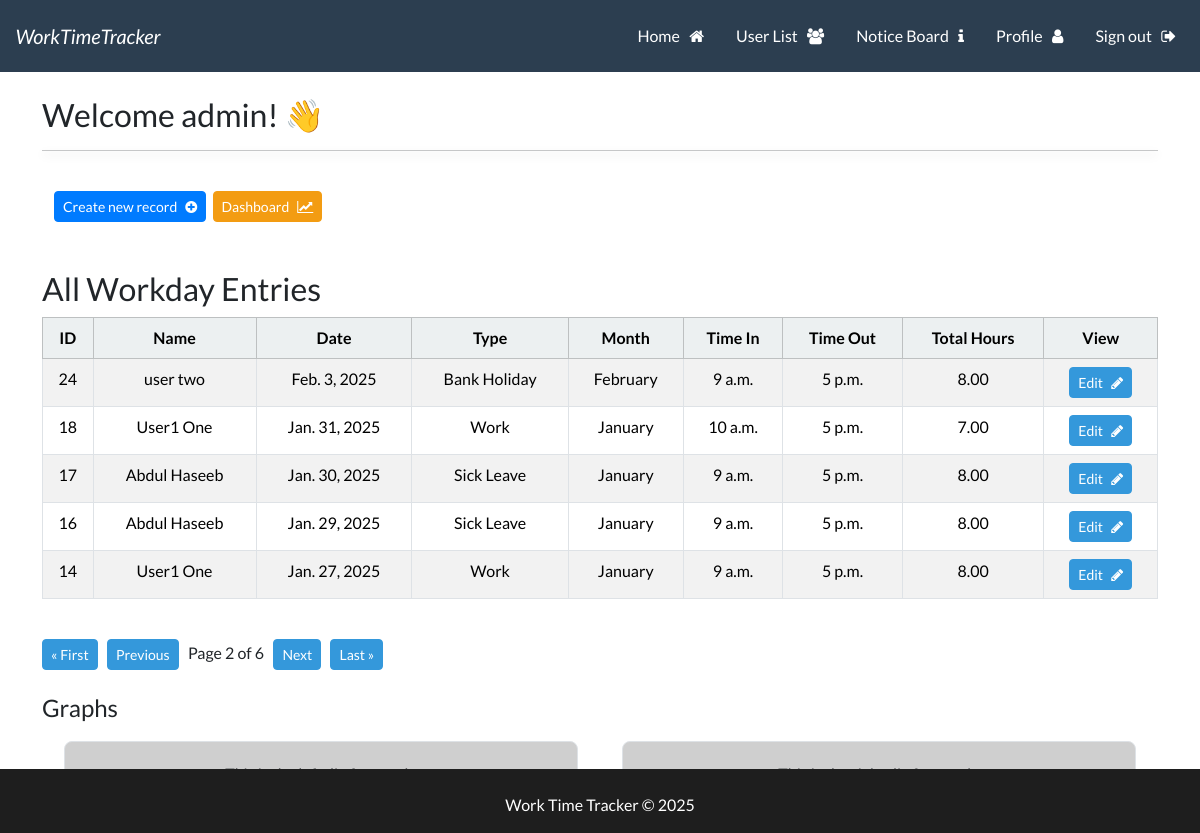
Screenshot of /wttapp?page=2 (signed in) with the database file from the repository.
### wttapp/models.py (models this page shows, shortened)
class Workday(models.Model):
    user = models.ForeignKey(User, related_name='user_workdays', on_delete=models.CASCADE)
    WORKDAY_TYPE_CHOICES = [
        ('Work', 'Work'),
        ('Sick Leave', 'Sick Leave'),
        ('Annual Leave', 'Annual Leave'),
        ('Bank Holiday', 'Bank Holiday'),
    ]
    MONTH_CHOICES = [
        ('January', 'January'),
        ('February', 'February'),
        ('March', 'March'),
        ('April', 'April'),
        ('May', 'May'),
        ('June', 'June'),
        ('July', 'July'),
        ('August', 'August'),
        ('September', 'September'),
        ('October', 'October'),
        ('November', 'November'),
        ('December', 'December'),
    ]
    id = models.AutoField(primary_key=True)
    date = models.DateField()
    year = models.IntegerField(default=datetime.now().year)
    month = models.CharField(
        max_length=20,
        choices=MONTH_CHOICES,
        default=get_current_month,
    )
    workday_type = models.CharField(
        max_length=20,
        choices=WORKDAY_TYPE_CHOICES,
        default='Work',
    )
    time_in = models.TimeField(blank=True, null=True)
    time_out = models.TimeField(blank=True, null=True)
    @property
    def total_hours(self):
        if self.time_in and self.time_out:
            time_in_dt = datetime.combine(date.today(), self.time_in)
            time_out_dt = datetime.combine(date.today(), self.time_out)
            time_diff = time_out_dt - time_in_dt
            return time_diff.total_seconds() / 3600  # Convert seconds to hours
        return 0

### UserLogin/models.py (models this page shows, shortened)
class UserProfile(models.Model):
    user = models.OneToOneField(User, related_name='user_profile', on_delete=models.CASCADE)
    username = models.CharField(max_length=150, editable=False)  # Automatically populated
    firstname = models.CharField(max_length=30, null=False, editable=True)  # Automatically populated
    lastname = models.CharField(max_length=150, null=False, editable=True)  # Automatically populated
    email = models.EmailField(null=True, editable=True)  # Automatically populated
    emergency_contact = models.CharField(max_length=100, blank=True, null=True, help_text="Emergency contact name and number.")
    manager_name = models.ForeignKey(
        User,
        related_name='user_manager',
        on_delete=models.SET_NULL,
        blank=True,
        null=True,
    )
    POSITION_CHOICES = [
        ('Staff', 'Staff'),
        ('Manager', 'Manager'),
        ('System Admin', 'System Admin'),
    ]
    position = models.CharField(
        max_length=20,
        choices=POSITION_CHOICES,
        default='Staff',
        help_text="This can be edited by your manager or System admin."
    )
    STATUS_CHOICES = [
        ('Active', 'Active'),
        ('Former', 'Former'),
    ]
    status = models.CharField(
        max_length=10,
        choices=STATUS_CHOICES,
        default='Active',
        help_text="User status (Active or Former)."
    )
    profile_picture = models.ImageField(upload_to='profile_pictures', blank=True, null=True)

### wttapp/views.py (the view)
# urls.py: 2. Add a URL to urlpatterns:  path('', views.home, name='home')
@login_required
def home(request):
    user_profile = UserProfile.objects.get(user=request.user)
    if user_profile.status == 'Active' and user_profile.position in ['System Admin', 'Manager']:
        records_list = Workday.objects.select_related('user__user_profile').all().order_by('-date')  # Show all records
    else:
        records_list = Workday.objects.select_related('user__user_profile').filter(user=request.user).order_by('-date')  # Show only the user's records
    paginator = Paginator(records_list, 5)  # Show 5 records per page
    page = request.GET.get('page', 1)  # Get the current page number from the request
    try:
        records = paginator.page(page)
    except PageNotAnInteger:
        records = paginator.page(1)
    except EmptyPage:
        records = paginator.page(paginator.num_pages)
    return render(request, 'wttapp/home.html', {'records': records, 'user_profile': user_profile})

### templates/wttapp/home.html (shortened to what this page needs)
{% extends 'base.html' %}
{% load static %}
{% block content %}
<h3> Welcome {{user}}! 👋 </h3>
<hr>
<br>
<div class="container-fluid">
    <div class="row">
        <div class="col-md-6 col-12">
                <a class="btn btn-primary btn-sm" href="{% url 'create_record' %}">Create new record &nbsp; <i class="fa fa-plus-circle" aria-hidden="true"></i></a>&nbsp;
                <a class="btn btn-warning btn-sm ml-auto" href="{% url 'dashboard' %}">Dashboard &nbsp; <i class="fa fa-line-chart" aria-hidden="true"></i></a>
        </div>
    </div>
</div>
<br><br>
{% if user_profile.status == 'Active' and user_profile.position in 'System Admin Manager' %}
    <h3>All Workday Entries</h3>
{% else %}
    <h3>Your Workday Entries</h3>
{% endif %}
<table class="table table-hover table-striped  table-bordered text-center">
    <thead class="table-light">
        <tr>
            <th scope="col">ID</th>
            <th scope="col">Name</th>
            <th scope="col">Date</th>
            <th scope="col">Type</th>
            <th scope="col">Month</th>
            <th scope="col">Time In</th>
            <th scope="col">Time Out</th>
            <th scope="col">Total Hours</th>
            <th scope="col">View</th>
        </tr>
    </thead>
    <tbody>
        {% if records %}
        {% for record in records %}
        <tr>
            <td>{{ record.id }}</td>
            <td>{{ record.user.user_profile.firstname }} {{ record.user.user_profile.lastname }} </td>
            <td>{{ record.date }}</td>
            <td>{{ record.get_workday_type_display }}</td>
            <td>{{ record.get_month_display }}</td>
            <td>{{ record.time_in }}</td>
            <td>{{ record.time_out }}</td>
            <td>{{ record.total_hours|floatformat:2 }}</td>
            <td>
                <a href="{% url 'edit_workday' record.id %}" class="btn btn-info btn-sm">Edit &nbsp; <i class="fa fa-pencil" aria-hidden="true"></i></a>
        </tr>
        {% endfor %}
        {% endif %}
    </tbody>
</table>
<br>
<div class="pagination">
    <span class="step-links">
        {% if records.has_previous %}
        <a class="btn btn-info btn-sm btn-info" href="?page=1">&laquo; First</a> &nbsp;
        <a class="btn btn-info btn-sm btn-info" href="?page={{ records.previous_page_number }}">Previous</a> &nbsp;
        {% endif %}
        <span class="current">
            Page {{ records.number }} of {{ records.paginator.num_pages }} &nbsp;
        </span>
        {% if records.has_next %}
        <a class="btn btn-info btn-sm btn-secondary" href="?page={{ records.next_page_number }}">Next</a> &nbsp;
        <a class="btn btn-info btn-sm btn-secondary" href="?page={{ records.paginator.num_pages }}">Last &raquo;</a>
        {% endif %}
    </span>
</div>
<br>
<h4>Graphs</h4>
<div class="container-fluid">
    <div class="row">
        <div class="col-md-6 col-12">
            <div class="custom-div">
                <p class="text-muted">This is the left div for graph.</p>
            </div>
        </div>
        <div class="col-md-6 col-12">
            <div class="custom-div">
                <p class="text-muted">This is the right div for pragh. </p>
            </div>
        </div>
    </div>
</div>
{% endblock %}

### static/css/styles.css (style rules this page uses)
hr { box-shadow: 0 4px 10px rgba(0.8, 0.8, 0.8, 0.8); }
a { text-decoration: none; }
html, body { height: 100%; margin: 0; }
.custom-div { background-color: #cfcfcf; border: 1px solid #dee2e6; padding: 20px; margin: 10px; border-radius: 8px; text-align: center; }
.btn-primary { background-color: #007bff; border-color: #007bff; }

### rows the page displays
Workday: id "24", user.user_profile.firstname "user", user.user_profile.lastname "two", date "Feb. 3, 2025", workday_type "Bank Holiday", month "February", time_in "9 a.m.", time_out "5 p.m.", total_hours "8.00"
Workday: id "18", user.user_profile.firstname "User1", user.user_profile.lastname "One", date "Jan. 31, 2025", workday_type "Work", month "January", time_in "10 a.m.", time_out "5 p.m.", total_hours "7.00"
Workday: id "17", user.user_profile.firstname "Abdul", user.user_profile.lastname "Haseeb", date "Jan. 30, 2025", workday_type "Sick Leave", month "January", time_in "9 a.m.", time_out "5 p.m.", total_hours "8.00"
Workday: id "16", user.user_profile.firstname "Abdul", user.user_profile.lastname "Haseeb", date "Jan. 29, 2025", workday_type "Sick Leave", month "January", time_in "9 a.m.", time_out "5 p.m.", total_hours "8.00"
Workday: id "14", user.user_profile.firstname "User1", user.user_profile.lastname "One", date "Jan. 27, 2025", workday_type "Work", month "January", time_in "9 a.m.", time_out "5 p.m.", total_hours "8.00"

### other values shown
{{ user }} "admin"
{{ records.number }} "2"
{{ records.paginator.num_pages }} "6"
